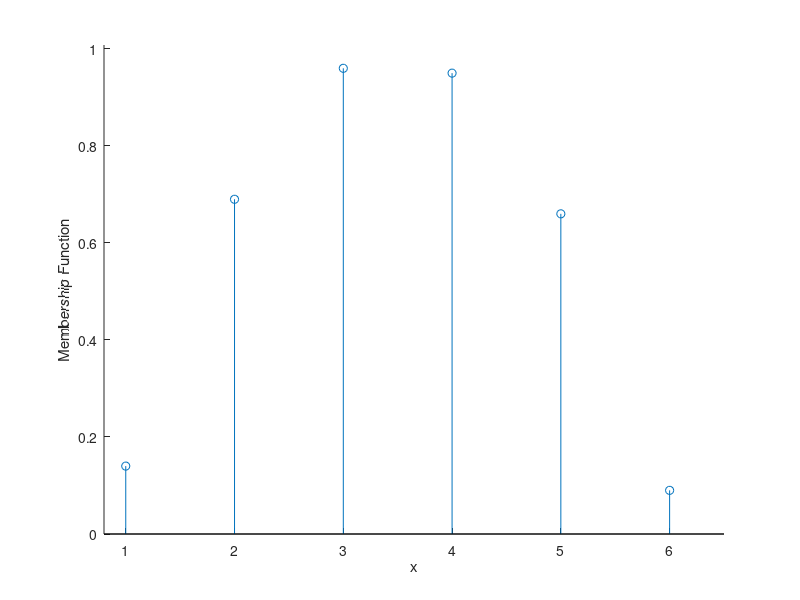
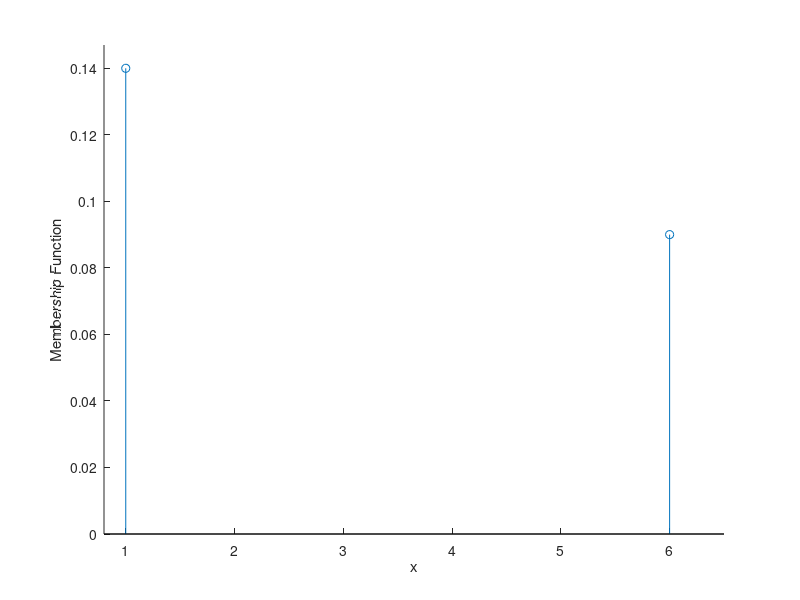

Write the MATLAB code that produced these figures, in order.
clc;clear;close all;
tic;
u1=1:1:6;
u2=[1,6];
A1=-0.14*u1.^2+0.97*u1-0.69;
A2=-0.14*u2.^2+0.97*u2-0.69;
figure;
xmin=min(u1);
xmax=max(u1);
ymax=max(A1);
stem(u1,A1);
axis([xmin-0.2,xmax+0.5,0,1.05*ymax]);
xlabel('x');
ylabel('Membership Function');
box off;
figure;
xmin=min(u2);
xmax=max(u2);
ymax=max(A2);
stem(u2,A2);
axis([xmin-0.2,xmax+0.5,0,1.05*ymax]);
xlabel('x');
ylabel('Membership Function');
box off;
toc;
